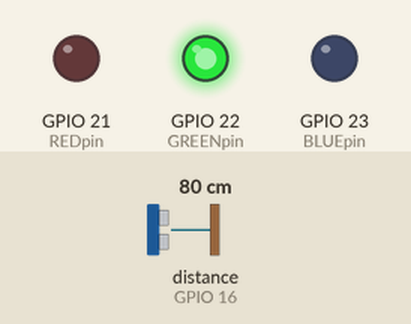
This sketch was run on a simulated ESP32. Shown: output pins drawn as LEDs (lit = HIGH). Wiring (inferred from the names in the program): ultrasonic range finder: trigger GPIO 17; echo GPIO 16. The inputs (shaded band) are chosen by the test bench; at power-on: distance to the obstacle (sensor on GPIO 16) 80 cm. The echo pulse lasts 58.3 µs per cm; WiFi joins after 1.5 s; servers stay silent unless stated; uploads are accepted with an empty reply; pins used as bus, display or sensor lines are not drawn; what the sketch prints to the serial monitor is not drawn.

Above: at 2.7 s.
2.8 s: distance to the obstacle (sensor on GPIO 16) set to 22 cm
5.7 s: distance to the obstacle (sensor on GPIO 16) set to 19 cm
At 6.4 s:
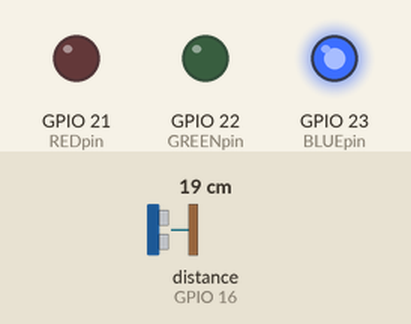
8.6 s: distance to the obstacle (sensor on GPIO 16) set to 12 cm
11.5 s: distance to the obstacle (sensor on GPIO 16) set to 9 cm
At 12.8 s:
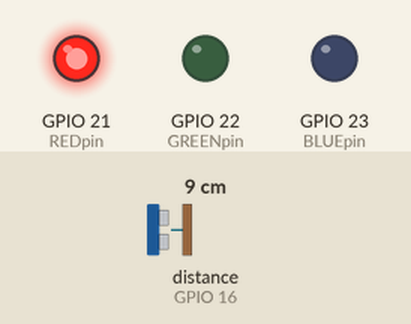
14.4 s: distance to the obstacle (sensor on GPIO 16) set to 18 cm
At 15.8 s:
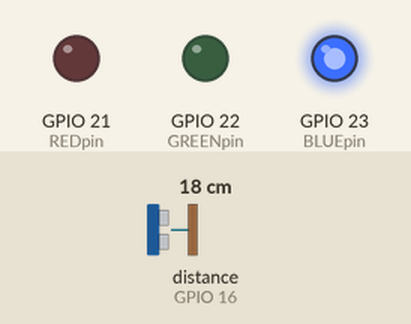
17.3 s: distance to the obstacle (sensor on GPIO 16) set to 2 cm
At 20.4 s:
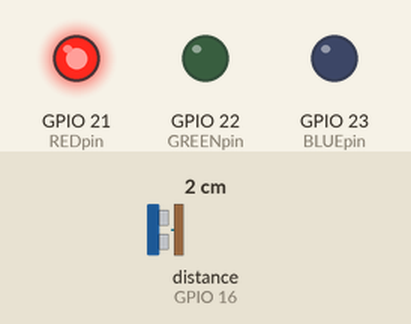
Timing chart, 0 to 21.6 s (numbered marks = the images above; inputs shaded):
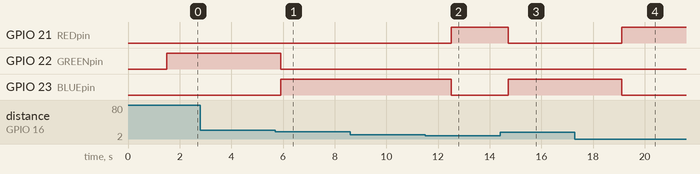

Measured:
- the behaviour switches between 21 and 20 cm on distance to the obstacle (sensor on GPIO 16) (found by bisection; images 0 and 1)
- the behaviour switches between 11 and 10 cm on distance to the obstacle (sensor on GPIO 16) (found by bisection; images 1 and 2)
- after the input at 2.8 s, every drawn part: stays the same
- after the input at 5.7 s, GPIO 22 (GREENpin): HIGH → LOW after 0.21 s; GPIO 23 (BLUEpin): LOW → HIGH after 0.21 s
- after the input at 8.6 s, every drawn part: stays the same
- after the input at 11.5 s, GPIO 21 (REDpin): LOW → HIGH after 1.0 s; GPIO 23 (BLUEpin): HIGH → LOW after 1.0 s
- after the input at 14.4 s, GPIO 21 (REDpin): HIGH → LOW after 0.32 s; GPIO 23 (BLUEpin): LOW → HIGH after 0.32 s
- after the input at 17.3 s, GPIO 21 (REDpin): LOW → HIGH after 1.8 s; GPIO 23 (BLUEpin): HIGH → LOW after 1.8 s

The sketch:

ultrasonic_code.ino
```cpp
#include <WiFi.h>
#include <HTTPClient.h>
#include <ArduinoJson.h>

// ===== Server =====
const char* serverName = "http://192.168.137.1/mugabe/connection.php";
const char* ssid = "AAL";
const char* password = "mugabe";

// ===== Sensor =====
#define trigPin 17
#define echoPin 16

// ===== LEDs =====
#define GREENpin 22
#define REDpin 21
#define BLUEpin 23

long duration;
float distance;

void setup() {

  Serial.begin(115200);

  // ===== Sensor Pins =====
  pinMode(trigPin, OUTPUT);
  pinMode(echoPin, INPUT);

  // ===== LED Pins =====
  pinMode(GREENpin, OUTPUT);
  pinMode(REDpin, OUTPUT);
  pinMode(BLUEpin, OUTPUT);

  // ===== WiFi Connection =====
  WiFi.begin(ssid, password);

  Serial.print("Connecting to WiFi");

  while (WiFi.status() != WL_CONNECTED) {
    delay(500);
    Serial.print(".");
  }

  Serial.println("\nConnected successfully!");
  Serial.print("IP Address: ");
  Serial.println(WiFi.localIP());
}

void loop() {

  // ===== Ultrasonic Sensor =====
  digitalWrite(trigPin, LOW);
  delayMicroseconds(2);

  digitalWrite(trigPin, HIGH);
  delayMicroseconds(10);

  digitalWrite(trigPin, LOW);

  duration = pulseIn(echoPin, HIGH);

  distance = duration * 0.034 / 2;

  Serial.print("Distance: ");
  Serial.print(distance);
  Serial.println(" cm");

  // ===== LED Control =====
  if (distance < 10) {

    digitalWrite(REDpin, HIGH);
    digitalWrite(BLUEpin, LOW);
    digitalWrite(GREENpin, LOW);

  }
  else if (distance <= 20) {

    digitalWrite(REDpin, LOW);
    digitalWrite(BLUEpin, HIGH);
    digitalWrite(GREENpin, LOW);

  }
  else {

    digitalWrite(REDpin, LOW);
    digitalWrite(BLUEpin, LOW);
    digitalWrite(GREENpin, HIGH);
  }

  // ===== Send Data to Server =====
  if (WiFi.status() == WL_CONNECTED) {

    HTTPClient http;

    http.begin(serverName);

    http.addHeader("Content-Type", "application/json");

    StaticJsonDocument<200> doc;

    doc["distance"] = distance;

    String jsonData;

    serializeJson(doc, jsonData);

    int httpResponseCode = http.POST(jsonData);

    Serial.print("HTTP Response Code: ");
    Serial.println(httpResponseCode);

    http.end();
  }
  else {

    Serial.println("WiFi disconnected");
  }

  delay(2000);
}
```
